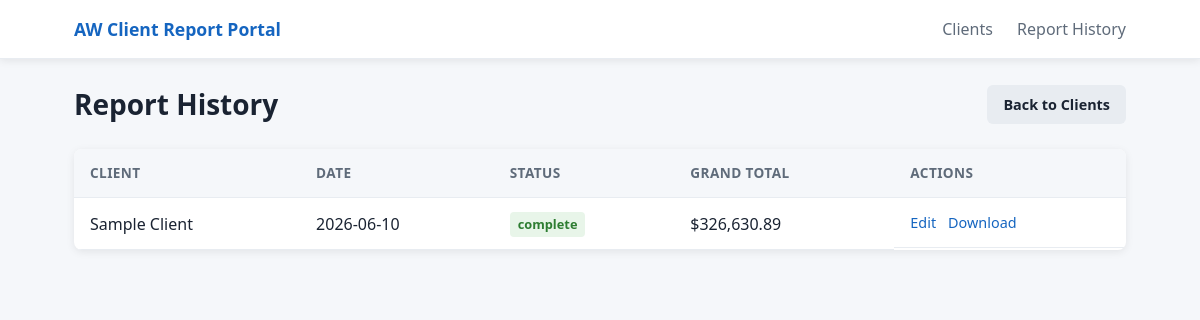
Page /reports on the committed database.
### tables this page shows
CREATE TABLE reports (
                id INTEGER PRIMARY KEY AUTOINCREMENT,
                client_id INTEGER NOT NULL,
                report_date TEXT NOT NULL,
                status TEXT NOT NULL DEFAULT 'draft' CHECK(status IN ('draft', 'complete')),
                inflow_balance REAL,
                outflow_balance REAL,
                private_reserve_balance REAL,
                schwab_brokerage_balance REAL,
                excess REAL,
                private_reserve_target REAL,
                c1_retirement_total REAL,
                c2_retirement_total REAL,
                nr_total REAL,
                trust_value REAL,
                grand_total REAL,
                liabilities_total REAL,
                created_at TEXT NOT NULL DEFAULT (datetime('now')),
                updated_at TEXT NOT NULL DEFAULT (datetime('now')),
                FOREIGN KEY (client_id) REFERENCES clients(id) ON DELETE CASCADE
            );

CREATE TABLE clients (
                id INTEGER PRIMARY KEY AUTOINCREMENT,
                display_name TEXT NOT NULL,
                name_client1 TEXT NOT NULL,
                name_client2 TEXT,
                dob_client1 TEXT NOT NULL,
                dob_client2 TEXT,
                ssn_last4_client1 TEXT,
                ssn_last4_client2 TEXT,
                monthly_salary REAL NOT NULL DEFAULT 0,
                monthly_expense_budget REAL NOT NULL DEFAULT 0,
                insurance_deductibles_total REAL NOT NULL DEFAULT 0,
                private_reserve_target_override REAL,
                is_married INTEGER NOT NULL DEFAULT 0,
                created_at TEXT NOT NULL DEFAULT (datetime('now')),
                updated_at TEXT NOT NULL DEFAULT (datetime('now'))
            );

### app/routes/reports.py (the view)
@router.get("/reports", response_class=HTMLResponse)
def reports_history_page(request: Request, client_id: int | None = Query(default=None)):
    return templates.TemplateResponse(
        "report_history.html",
        {
            "request": request,
            "reports": list_reports(client_id),
            "client_id": client_id,
        },
    )

### templates/report_history.html (shortened to what this page needs)
{% extends "base.html" %}
{% block content %}
<div class="page-header">
  <h1>Report History{% if client_id %} (filtered){% endif %}</h1>
  <a href="/clients" class="btn btn-secondary">Back to Clients</a>
</div>
{% if reports %}
<table class="data-table">
  <thead>
    <tr>
      <th>Client</th>
      <th>Date</th>
      <th>Status</th>
      <th>Grand Total</th>
      <th>Actions</th>
    </tr>
  </thead>
  <tbody>
    {% for report in reports %}
    <tr>
      <td>{{ report.display_name }}</td>
      <td>{{ report.report_date }}</td>
      <td><span class="status status-{{ report.status }}">{{ report.status }}</span></td>
      <td>{% if report.grand_total is not none %}${{ "{:,.2f}".format(report.grand_total) }}{% else %}—{% endif %}</td>
      <td class="actions">
        <a href="/reports/{{ report.id }}">Edit</a>
        <a href="/reports/{{ report.id }}/download/all">Download</a>
      </td>
    </tr>
    {% endfor %}
  </tbody>
</table>
{% else %}
<div class="empty-state"><p>No reports yet.</p></div>
{% endif %}
{% endblock %}

### static/css/style.css (style rules this page uses)
:root { --blue: #1565c0; --blue-dark: #0d47a1; --green: #2e7d32; --red: #c62828; --gray-100: #f5f7fa; --gray-200: #e8ecf1; --gray-600: #5f6b7a; --gray-900: #1a2332; --radius: 8px; --shadow: 0 2px 8px rgba(0, 0, 0, 0.08); }
* { box-sizing: border-box; }
body { margin: 0; font-family: "Segoe UI", system-ui, -apple-system, sans-serif; color: var(--gray-900); background: var(--gray-100); line-height: 1.5; }
.page-header { display: flex; align-items: center; justify-content: space-between; margin-bottom: 1.5rem; flex-wrap: wrap; gap: 1rem; }
h1 { margin: 0; font-size: 1.75rem; }
.btn { display: inline-block; padding: 0.55rem 1rem; border-radius: 6px; text-decoration: none; font-weight: 600; font-size: 0.9rem; border: none; cursor: pointer; }
.btn-secondary { background: var(--gray-200); color: var(--gray-900); }
.data-table { width: 100%; border-collapse: collapse; background: white; border-radius: var(--radius); overflow: hidden; box-shadow: var(--shadow); }
.data-table th, .data-table td { padding: 0.85rem 1rem; text-align: left; border-bottom: 1px solid var(--gray-200); }
.data-table th { background: var(--gray-100); font-size: 0.85rem; text-transform: uppercase; letter-spacing: 0.03em; color: var(--gray-600); }
.actions { display: flex; gap: 0.75rem; align-items: center; flex-wrap: wrap; }
.actions a { color: var(--blue); text-decoration: none; font-size: 0.9rem; }
.status { padding: 0.2rem 0.5rem; border-radius: 4px; font-size: 0.8rem; font-weight: 600; }
.status-complete { background: #e8f5e9; color: var(--green); }

### rows in the picture
reports: display_name "Sample Client", report_date "2026-06-10", status "complete", grand_total "326,630.89"
